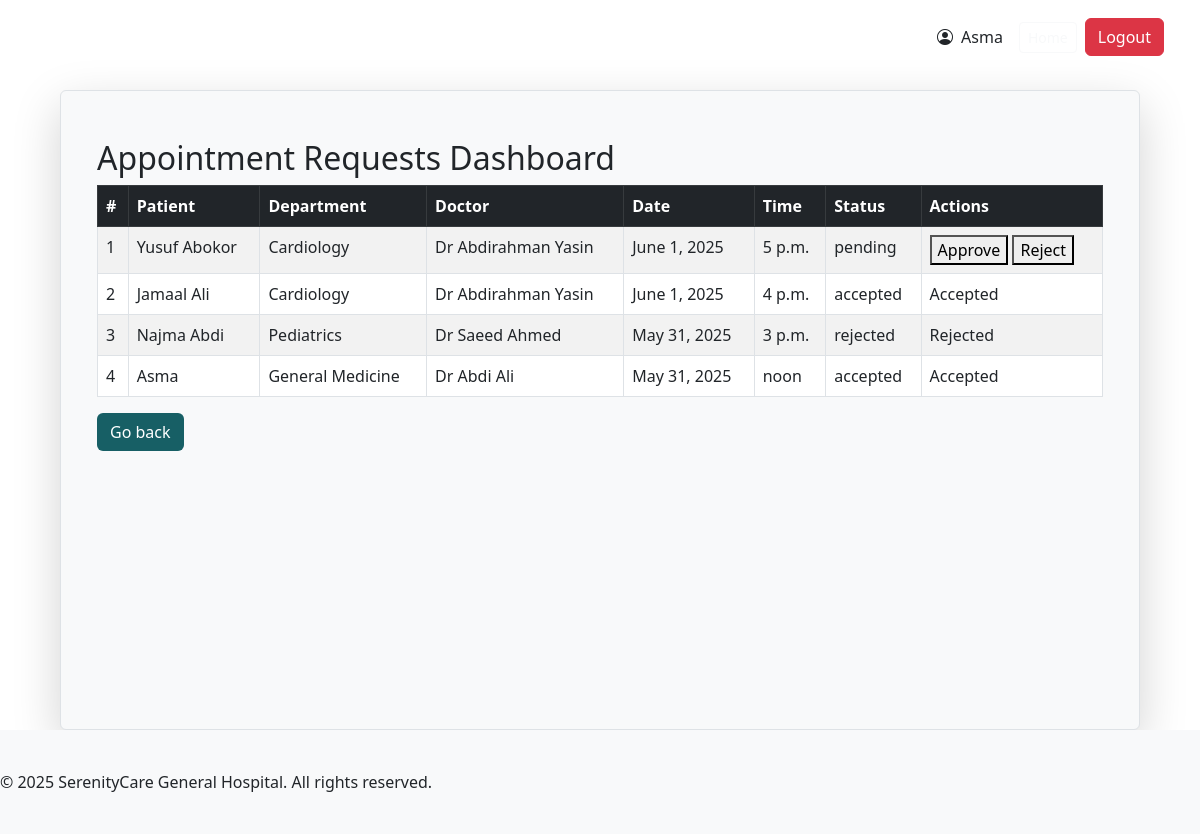
The app's page /dashboard/requested_appointments/ (signed in) with its own data.
### appointmentsystem/models.py (models this page shows, shortened)
class CustomUser(AbstractUser):
    username = None  # disable default username
    full_name = models.CharField(max_length=255)
    email = models.EmailField(unique=True)  # use email as the unique login
    ROLE_CHOICES = (
        ('admin', 'Admin'),
        ('patient', 'Patient'),
    )
    role = models.CharField(max_length=10, choices=ROLE_CHOICES, default='patient')
    is_staff = models.BooleanField(default=False)
    is_superuser = models.BooleanField(default=False)
    USERNAME_FIELD = 'email'
    REQUIRED_FIELDS = ['full_name']  # required when using createsuperuser
    objects = CustomUserManager()

class OnlineAppointmentRequest(models.Model):
    STATUS_CHOICES = (
        ('pending', 'Pending'),
        ('accepted', 'Accepted'),
        ('rejected', 'Rejected'),
        ('cancelled', 'Cancelled'),
    )
    patient = models.ForeignKey(settings.AUTH_USER_MODEL, on_delete=models.CASCADE)
    full_name = models.CharField(max_length=250)
    email = models.EmailField()
    phone = models.CharField(max_length=20)
    department = models.ForeignKey('Department', on_delete=models.SET_NULL, null=True)
    doctor = models.ForeignKey(Doctor, on_delete=models.CASCADE)
    date = models.DateField()
    time = models.TimeField()
    description = models.TextField(blank=True, null=True)
    status = models.CharField(max_length=10, choices=STATUS_CHOICES, default='pending')
    submitted_at = models.DateTimeField(auto_now_add=True)

class Department(models.Model):
    name = models.CharField(max_length=100)
    description = models.TextField(blank=True)
    def __str__(self):
        return self.name

class Doctor(models.Model):
    full_name = models.CharField(max_length=250)
    email = models.EmailField()
    phone = models.CharField(max_length=15)
    department = models.ForeignKey(Department, on_delete=models.CASCADE)
    specialization = models.CharField(max_length=100)
    registration_date = models.DateTimeField(auto_now_add=True)
    def __str__(self):
        return self.full_name

### appointmentsystem/views.py (the view)
# urls.py: path('dashboard/requested_appointments/', views.requested_appointments, name='requested_appointments'),
@login_required
@admin_required
def requested_appointments(request):
    requests = OnlineAppointmentRequest.objects.all().order_by('-submitted_at')
    context = {
        'requests': requests
    }
    return render(request, 'admin/requested_appointments.html', context)

### appointmentsystem/views.py (called while the page is built)
def admin_required(view_func):
    decorated_view_func = user_passes_test(lambda u: u.role == 'admin')(view_func)
    return decorated_view_func

### templates/admin/requested_appointments.html (shortened to what this page needs)
{% extends 'admin/admin_base.html' %}
{% block content %}
<div class="container mt-4">
  <h2>Appointment Requests Dashboard</h2>
  <table class="table table-striped table-bordered">
    <thead class="table-dark">
      <tr>
        <th>#</th>
        <th>Patient</th>
        <th>Department</th>
        <th>Doctor</th>
        <th>Date</th>
        <th>Time</th>
        <th>Status</th>
        <th>Actions</th>
      </tr>
    </thead>
    <tbody>
      {% for req in requests %}
      <tr>
        <td>{{ forloop.counter }}</td>
        <td>{{ req.full_name }}</td>
        <td>{{ req.department }}</td>
        <td>{{ req.doctor }}</td>
        <td>{{ req.date }}</td>
        <td>{{ req.time }}</td>
        <td>{{ req.status }}</td>
        <td>
          {% if req.status == 'pending' %}
            <form method="post" action="{% url 'approve_appointment_request' req.id %}" style="display:inline;">
              <button type="submit">Approve</button>
            </form>
            <form method="post" action="{% url 'reject_appointment_request' req.id %}" style="display:inline;">
              <button type="submit">Reject</button>
            </form>
          {% else %}
            {{ req.status|title }}
          {% endif %}
        </td>
      </tr>
      {% empty %}
            <tr>
                <td colspan="11" class="text-center">No appointments found.</td>
            </tr>
      {% endfor %}
    </tbody>
  </table>
  <a href="{% url 'admin_dashboard' %}" class="btn text-white" style="background-color: #175f65;">Go back</a>
</div>
{% endblock %}

### templates/admin/admin_base.html (shortened to what this page needs)
{% load static %}
<!DOCTYPE html>
<html lang="en">
<head>
    <link href="https://cdn.jsdelivr.net/npm/bootstrap@5.3.0/dist/css/bootstrap.min.css" rel="stylesheet">
    <link href="https://cdn.jsdelivr.net/npm/bootstrap-icons@1.10.5/font/bootstrap-icons.css" rel="stylesheet">
    <link rel="stylesheet" href="https://cdn.jsdelivr.net/npm/flatpickr/dist/flatpickr.min.css">
    <link rel="stylesheet" href="../../static/admin/css/style.css">
</head>
<body>
    <nav class="navbar navbar-expand-lg top-bar px-4 py-3">
        <div class="container-fluid">
            <h4 class="navbar-brand text-white">Admin Dashboard</h4>
            <div class="d-flex align-items-center ms-auto">
                <span class="me-3"><i class="bi bi-person-circle me-1"></i> {{ request.user.full_name }}</span>
                <a href="{% url 'home' %}" class="btn btn-outline-light btn-sm me-2">Home</a>
                <form method="post" action="{% url 'logout' %}">
                    <button type="submit" class="btn btn-danger">Logout</button>
                </form>
            </div>
        </div>
    </nav>
    <div class="container mt-3 border rounded p-4 max-auto shadow-lg bg-light" style="width: 90vw; min-height: 80vh;">
        {% block content %}
        {% endblock %}
    </div>
    <footer>
        &copy; 2025 SerenityCare General Hospital. All rights reserved.
    </footer>
</body>
</html>

### static/home/css/style.css (style rules this page uses)
body { font-family: 'Segoe UI', sans-serif; }
footer { background: #f8f9fa; padding: 40px 0; }

### records on screen
CustomUser: user.full_name "Asma"
OnlineAppointmentRequest: full_name "Yusuf Abokor", department "Cardiology", doctor "Dr Abdirahman Yasin", date "June 1, 2025", time "5 p.m.", status "pending", shows "Approve"
OnlineAppointmentRequest: full_name "Jamaal Ali", department "Cardiology", doctor "Dr Abdirahman Yasin", date "June 1, 2025", time "4 p.m.", status "accepted", status "Accepted"
OnlineAppointmentRequest: full_name "Najma Abdi", department "Pediatrics", doctor "Dr Saeed Ahmed", date "May 31, 2025", time "3 p.m.", status "rejected", status "Rejected"
OnlineAppointmentRequest: full_name "Asma", department "General Medicine", doctor "Dr Abdi Ali", date "May 31, 2025", time "noon", status "accepted", status "Accepted"
